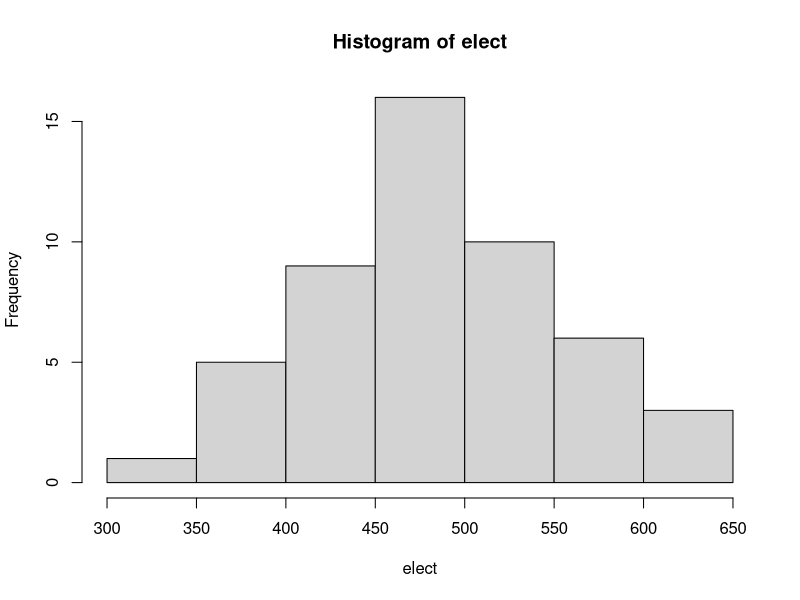
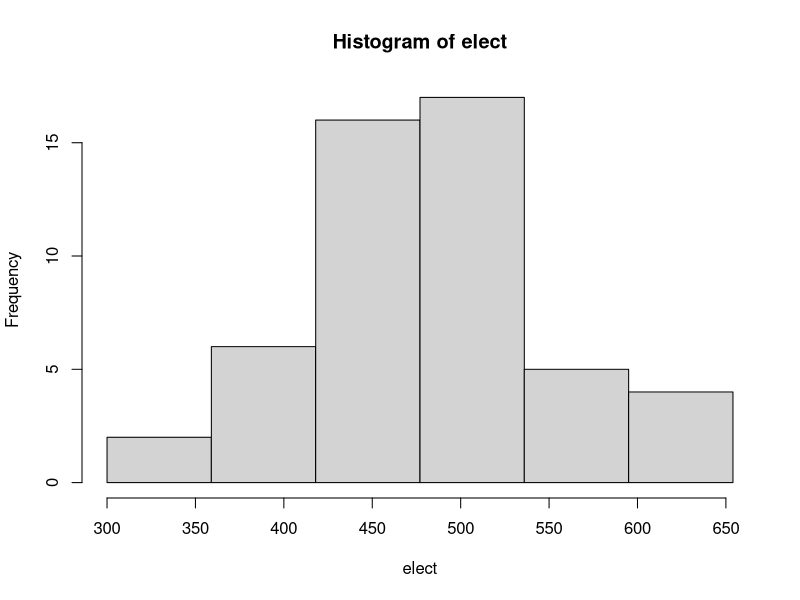
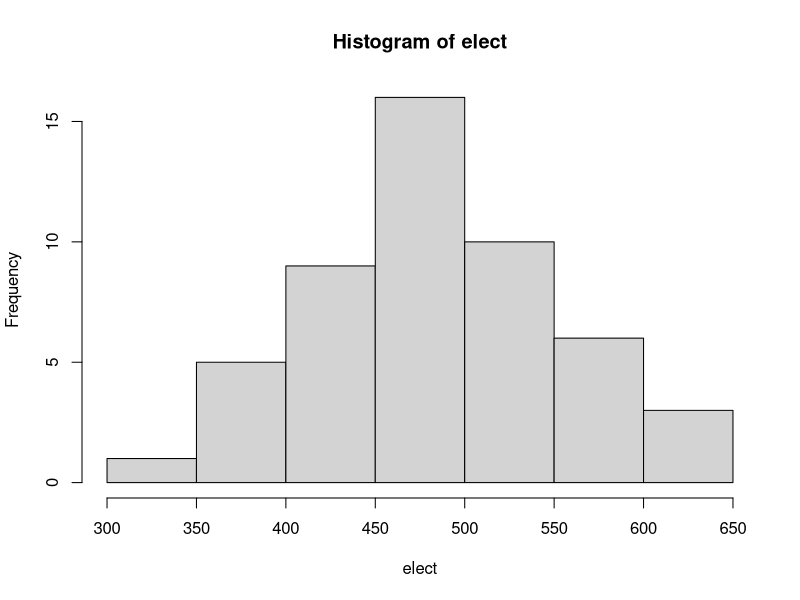
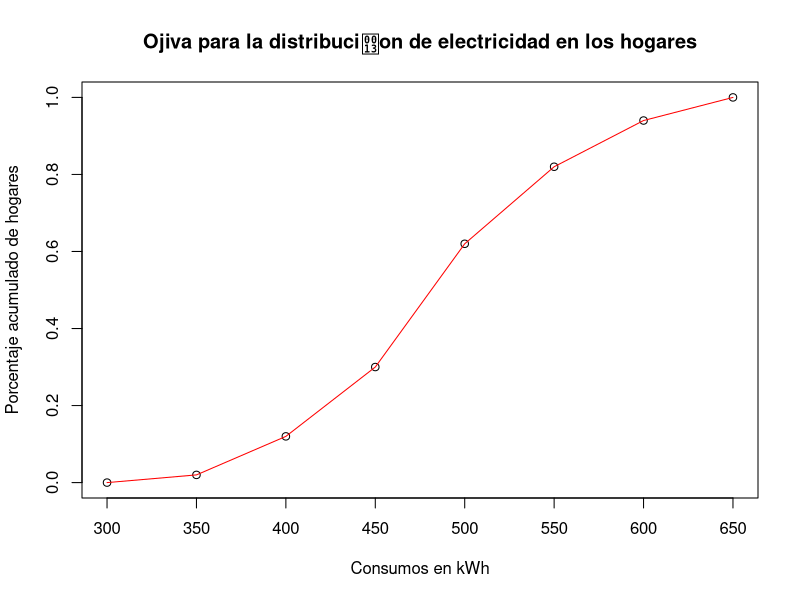

Generate these figures, in order, with R:

# Lectura de datos
elect=c(
 589,493,531,355,469,432,415,468,617,426,
 300,439,464,430,403,525,478,392,432,459,
 398,372,488,481,620,484,509,522,488,502,
 596,567,466,477,580,555,520,525,425,650,
 384,497,438,501,521,452,508,462,457,577)

#Histograma
hist(elect)

#Histograma 6 intervalos
k=6
A=diff(range(elect))
c = ceiling(A/k)

b=seq(min(elect),max(elect)+c,by = c)

hist(elect,breaks=b)

#########################
# tabla de frecuencias

helect = hist(elect)

k=length(helect$counts)

L.inf=helect$breaks[-(k+1)]
L.sup=helect$breaks[-1]

n.j=helect$counts

n=sum(n.j)

f.j=n.j/n

p.j=100*f.j

N.j=cumsum(n.j)
F.j=cumsum(f.j)
P.j=cumsum(p.j)

tab=cbind(L.inf,L.sup,n.j,f.j,p.j,N.j,F.j,P.j)
tab

# Ojiva

plot(helect$breaks,c(0,F.j),xlab="Consumos en kWh",ylab="Porcentaje acumulado de hogares")
lines(helect$breaks,c(0,F.j),col="red")
title("Ojiva para la distribucion de electricidad en los hogares")



















